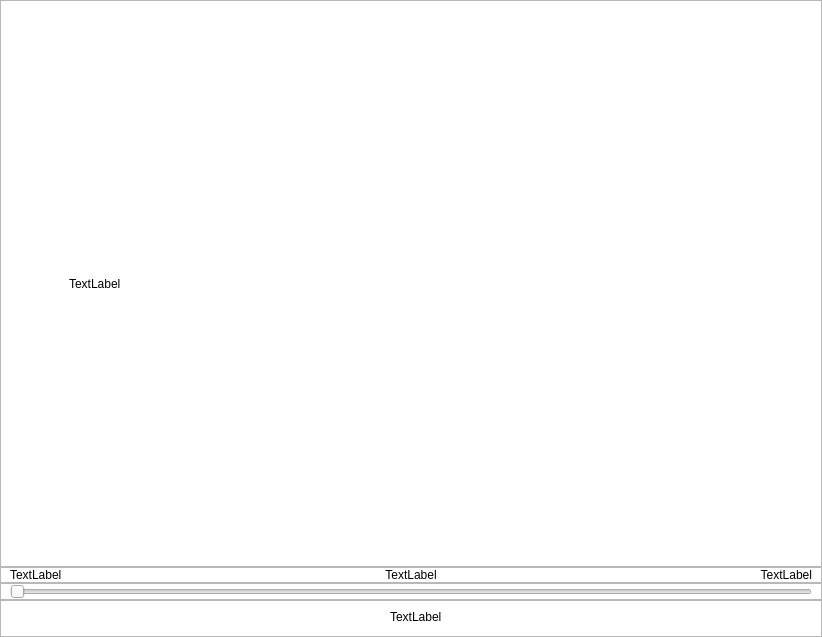
<?xml version="1.0" encoding="UTF-8"?>
<ui version="4.0">
 <class>MainWindowPerVideo</class>
 <widget class="QMainWindow" name="MainWindowPerVideo">
  <property name="geometry">
   <rect>
    <x>0</x>
    <y>0</y>
    <width>822</width>
    <height>637</height>
   </rect>
  </property>
  <property name="windowTitle">
   <string>小黑云视频预览</string>
  </property>
  <property name="styleSheet">
   <string notr="true">#MainWindowPerVideo{
background:rgb(255, 255, 255);
}</string>
  </property>
  <widget class="QWidget" name="centralwidget">
   <layout class="QVBoxLayout" name="verticalLayout_2" stretch="1,0,0,0">
    <property name="spacing">
     <number>0</number>
    </property>
    <property name="leftMargin">
     <number>0</number>
    </property>
    <property name="topMargin">
     <number>0</number>
    </property>
    <property name="rightMargin">
     <number>0</number>
    </property>
    <property name="bottomMargin">
     <number>0</number>
    </property>
    <item>
     <widget class="QFrame" name="frame">
      <property name="sizePolicy">
       <sizepolicy hsizetype="Preferred" vsizetype="Preferred">
        <horstretch>0</horstretch>
        <verstretch>0</verstretch>
       </sizepolicy>
      </property>
      <property name="frameShape">
       <enum>QFrame::StyledPanel</enum>
      </property>
      <property name="frameShadow">
       <enum>QFrame::Raised</enum>
      </property>
      <layout class="QVBoxLayout" name="verticalLayout" stretch="1,10,1">
       <property name="spacing">
        <number>0</number>
       </property>
       <property name="leftMargin">
        <number>0</number>
       </property>
       <property name="topMargin">
        <number>0</number>
       </property>
       <property name="rightMargin">
        <number>0</number>
       </property>
       <property name="bottomMargin">
        <number>0</number>
       </property>
       <item>
        <spacer name="verticalSpacer">
         <property name="orientation">
          <enum>Qt::Vertical</enum>
         </property>
         <property name="sizeHint" stdset="0">
          <size>
           <width>20</width>
           <height>43</height>
          </size>
         </property>
        </spacer>
       </item>
       <item>
        <layout class="QHBoxLayout" name="horizontalLayout_4" stretch="1,10,1">
         <property name="spacing">
          <number>0</number>
         </property>
         <item>
          <spacer name="horizontalSpacer_3">
           <property name="orientation">
            <enum>Qt::Horizontal</enum>
           </property>
           <property name="sizeHint" stdset="0">
            <size>
             <width>78</width>
             <height>20</height>
            </size>
           </property>
          </spacer>
         </item>
         <item>
          <widget class="QLabel" name="label_5">
           <property name="text">
            <string>TextLabel</string>
           </property>
          </widget>
         </item>
         <item>
          <spacer name="horizontalSpacer_4">
           <property name="orientation">
            <enum>Qt::Horizontal</enum>
           </property>
           <property name="sizeHint" stdset="0">
            <size>
             <width>78</width>
             <height>20</height>
            </size>
           </property>
          </spacer>
         </item>
        </layout>
       </item>
       <item>
        <spacer name="verticalSpacer_2">
         <property name="orientation">
          <enum>Qt::Vertical</enum>
         </property>
         <property name="sizeHint" stdset="0">
          <size>
           <width>20</width>
           <height>43</height>
          </size>
         </property>
        </spacer>
       </item>
      </layout>
     </widget>
    </item>
    <item>
     <widget class="QFrame" name="frame_2">
      <property name="frameShape">
       <enum>QFrame::StyledPanel</enum>
      </property>
      <property name="frameShadow">
       <enum>QFrame::Raised</enum>
      </property>
      <layout class="QHBoxLayout" name="horizontalLayout">
       <property name="spacing">
        <number>0</number>
       </property>
       <property name="leftMargin">
        <number>9</number>
       </property>
       <property name="topMargin">
        <number>0</number>
       </property>
       <property name="rightMargin">
        <number>9</number>
       </property>
       <property name="bottomMargin">
        <number>0</number>
       </property>
       <item>
        <widget class="QLabel" name="label">
         <property name="text">
          <string>TextLabel</string>
         </property>
        </widget>
       </item>
       <item>
        <widget class="QLabel" name="label_4">
         <property name="text">
          <string>TextLabel</string>
         </property>
         <property name="alignment">
          <set>Qt::AlignCenter</set>
         </property>
        </widget>
       </item>
       <item>
        <widget class="QLabel" name="label_2">
         <property name="text">
          <string>TextLabel</string>
         </property>
         <property name="alignment">
          <set>Qt::AlignRight|Qt::AlignTrailing|Qt::AlignVCenter</set>
         </property>
        </widget>
       </item>
      </layout>
     </widget>
    </item>
    <item>
     <widget class="QFrame" name="frame_3">
      <property name="frameShape">
       <enum>QFrame::StyledPanel</enum>
      </property>
      <property name="frameShadow">
       <enum>QFrame::Raised</enum>
      </property>
      <layout class="QHBoxLayout" name="horizontalLayout_2">
       <property name="spacing">
        <number>0</number>
       </property>
       <property name="leftMargin">
        <number>9</number>
       </property>
       <property name="topMargin">
        <number>0</number>
       </property>
       <property name="rightMargin">
        <number>9</number>
       </property>
       <property name="bottomMargin">
        <number>0</number>
       </property>
       <item>
        <widget class="QSlider" name="horizontalSlider">
         <property name="cursor">
          <cursorShape>PointingHandCursor</cursorShape>
         </property>
         <property name="orientation">
          <enum>Qt::Horizontal</enum>
         </property>
        </widget>
       </item>
      </layout>
     </widget>
    </item>
    <item>
     <widget class="QFrame" name="frame_4">
      <property name="frameShape">
       <enum>QFrame::StyledPanel</enum>
      </property>
      <property name="frameShadow">
       <enum>QFrame::Raised</enum>
      </property>
      <layout class="QHBoxLayout" name="horizontalLayout_3" stretch="1,0,1">
       <property name="spacing">
        <number>0</number>
       </property>
       <property name="leftMargin">
        <number>9</number>
       </property>
       <property name="topMargin">
        <number>6</number>
       </property>
       <property name="rightMargin">
        <number>0</number>
       </property>
       <property name="bottomMargin">
        <number>9</number>
       </property>
       <item>
        <spacer name="horizontalSpacer_2">
         <property name="orientation">
          <enum>Qt::Horizontal</enum>
         </property>
         <property name="sizeHint" stdset="0">
          <size>
           <width>40</width>
           <height>20</height>
          </size>
         </property>
        </spacer>
       </item>
       <item>
        <widget class="QLabel" name="label_3">
         <property name="cursor">
          <cursorShape>PointingHandCursor</cursorShape>
         </property>
         <property name="text">
          <string>TextLabel</string>
         </property>
        </widget>
       </item>
       <item>
        <spacer name="horizontalSpacer">
         <property name="orientation">
          <enum>Qt::Horizontal</enum>
         </property>
         <property name="sizeHint" stdset="0">
          <size>
           <width>375</width>
           <height>20</height>
          </size>
         </property>
        </spacer>
       </item>
      </layout>
     </widget>
    </item>
   </layout>
  </widget>
 </widget>
 <resources/>
 <connections/>
</ui>
